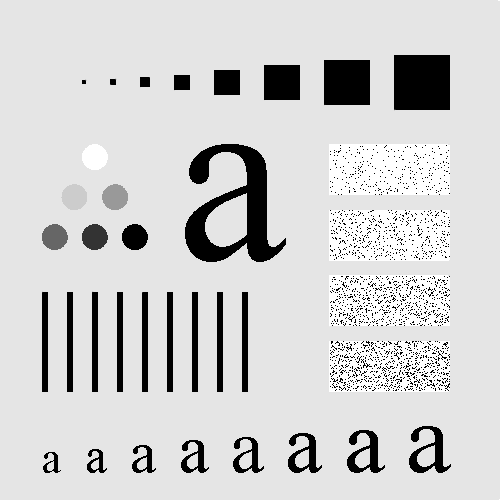
#> input picture Fourier/Gaussian low pass/input.jpg, 500 x 500 px, found by its file name
$ python 'ideal hpf.py'
#> lines starting #> are read from the running program, lines starting #| are printed output that depends on the picture; after the words box and inside, x2 and y2 are one past the last pixel; in counts of white or black regions, pixels touching at a corner belong together
# -*- coding: utf-8 -*-
"""
Created on Tue May 24 21:37:35 2022

@author: Asus
"""

import cv2 as cv
import numpy as np
import matplotlib.pyplot as plt
import math

def clip(img):
    for i in range(img.shape[0]):
        for j in range(img.shape[1]):
            if img[i][j] < 0:
                img[i][j] = 0
            if img[i][j] > 255:
                img[i][j] = 255
    return img.astype(np.float32)

path = "C:/Users/Asus/imagelab/Image-Processing-and-Computer-Vision-Lab/Fourier/Gaussian low pass/input.jpg"

img = cv.imread(path)
#> img is the input picture: shape (500, 500, 3); min 0, max 255, mean 207.4

img = cv.cvtColor(img,cv.COLOR_BGR2GRAY)
#> img: shape (500, 500)

plt.imshow(img,'gray')

plt.show()

lpf = np.zeros((img.shape[0],img.shape[1]),np.float32)

d0 = 20.0

for i in range(img.shape[0]):
    for j in range(img.shape[1]):
        u = (i-img.shape[0]//2)**2
        v = (j-img.shape[1]//2)**2
        d = math.sqrt(u+v)
        # print("D: ", d)
        if d<=d0:
            lpf[i][j] = 1.0
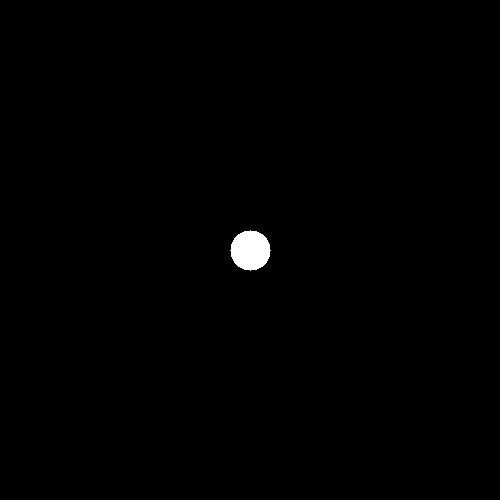
#> lpf: shape (500, 500) float32; values 0 (black) and 1 (white), 0.5% white; 1 white region, box (x1, y1, x2, y2) and area: (230, 230, 271, 271) 1257

lpf = 1-lpf


plt.imshow(lpf,'gray')

plt.show()
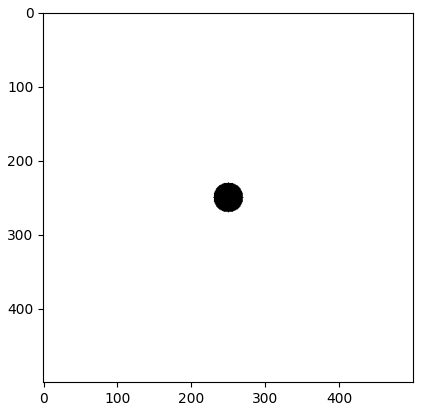
#> figure drawn by matplotlib, 1 panel

# fourier transform:

f = np.fft.fft2(img)

shift = np.fft.fftshift(f)

mag = np.abs(shift)

angle = np.angle(shift)
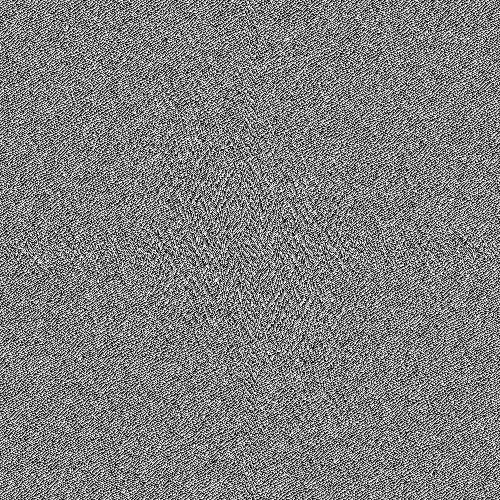
#> angle: shape (500, 500) float64; min -3.14, max 3.14, mean 7.16e-18; drawn with min black and max white

mag = mag*lpf

op = np.multiply(mag,np.exp(1j*angle))

inv = np.fft.ifftshift(op)

inv = np.real(np.fft.ifft2(inv))
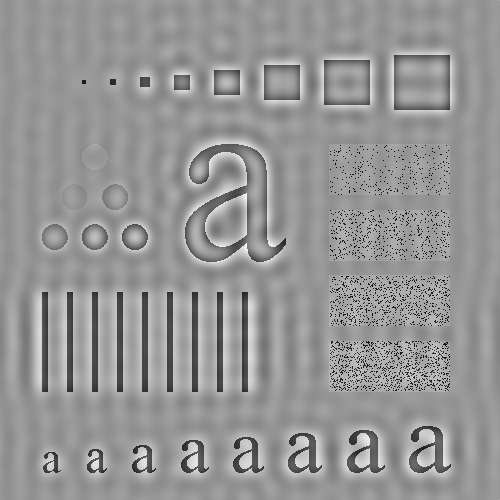
#> inv: shape (500, 500) float64; min -263.5, max 183.7, mean 0; drawn with min black and max white

plt.imshow(inv,'gray')

plt.show()

inv = clip(inv)
#> after the loop in clip, `for i in range(img.shape[0]):`:
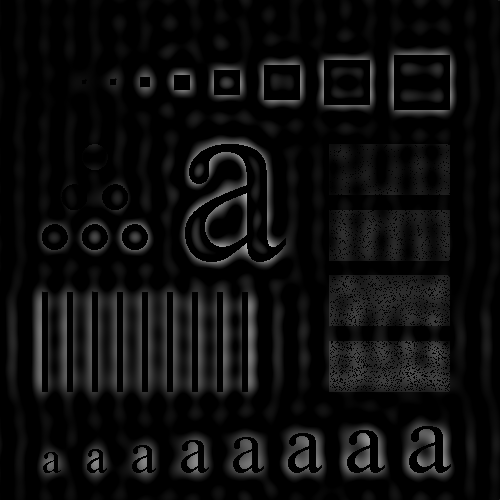
#> img: shape (500, 500) float64; min 0, max 183.7, mean 13.7

plt.imshow(inv,'gray')

plt.show()
